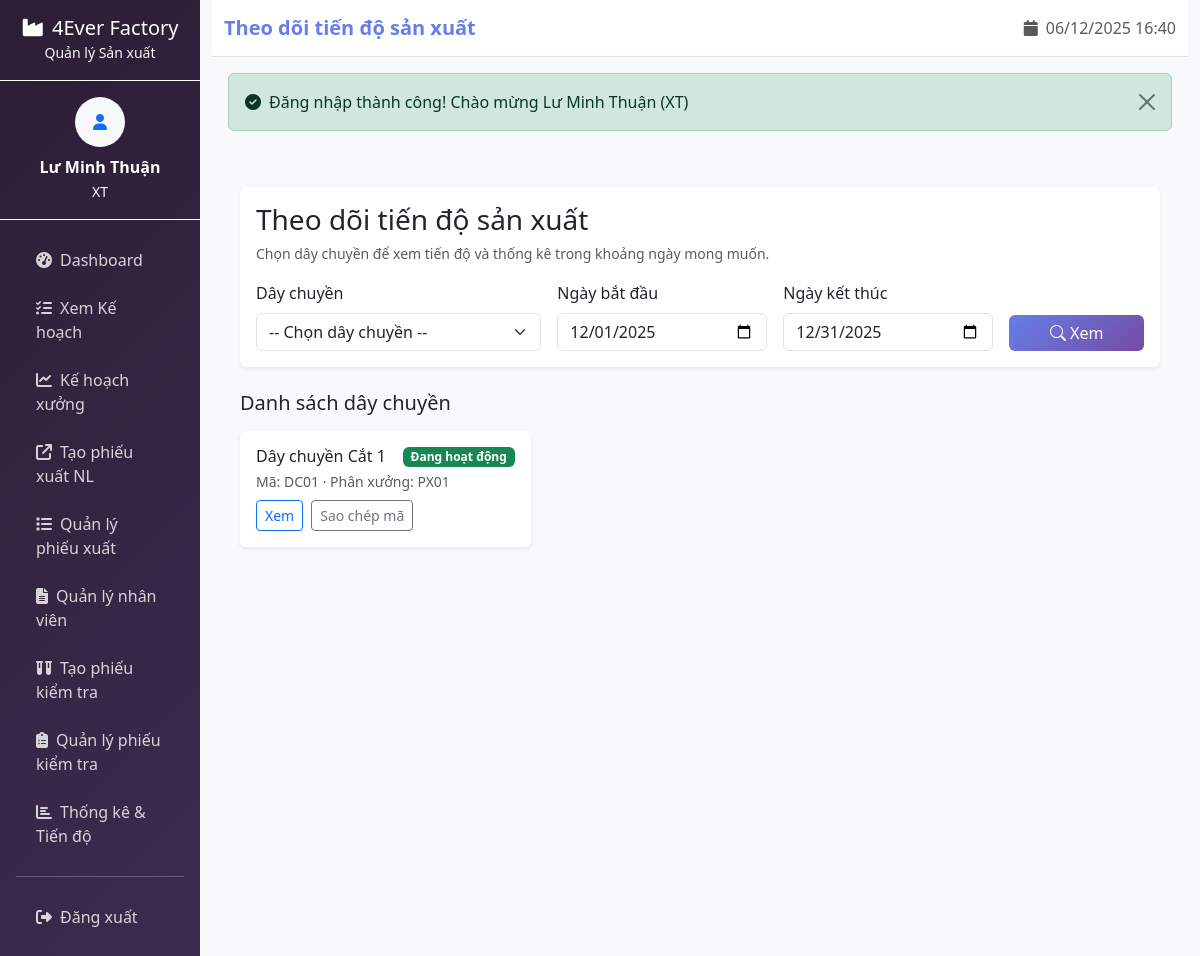
Page /xuongtruong/tien-do (signed in) on the earlier database version.
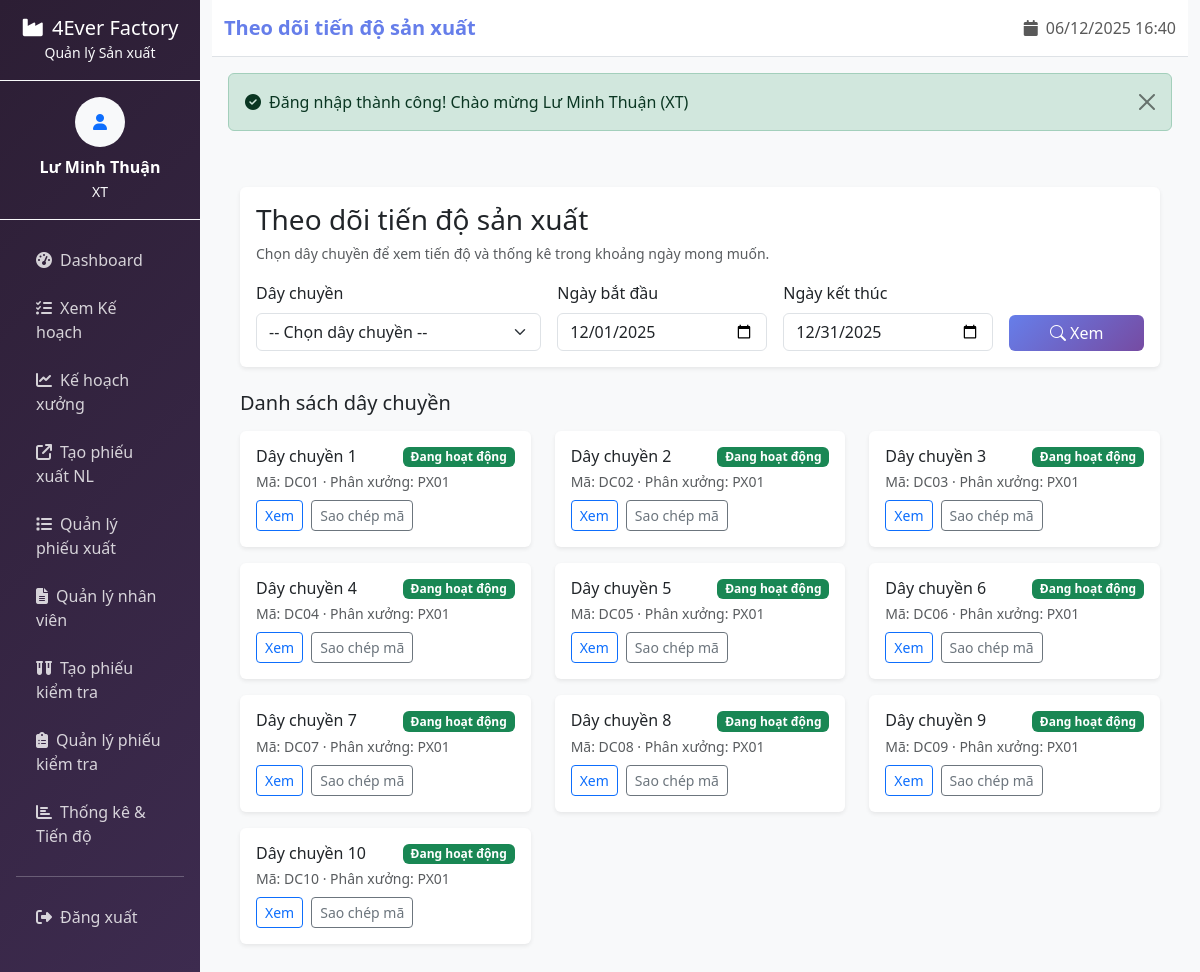
Same page on the later database version.
### tables this page shows
CREATE TABLE `daychuyen` (
  `MaDayChuyen` varchar(10) NOT NULL,
  `TenDayChuyen` varchar(100) NOT NULL,
  `MaPhanXuong` varchar(10) NOT NULL,
  `TrangThai` varchar(20) NOT NULL DEFAULT 'Đang hoạt động',
  `SoLuongCongNhan` int(11) NOT NULL DEFAULT 40 COMMENT 'Số công nhân cố định mỗi dây chuyền',
  `MaToTruong` varchar(10) DEFAULT NULL COMMENT 'Tổ trưởng phụ trách dây chuyền'
);

### app/views/xuongtruong/tien_do/index.php (the view, shortened to what the rows shown need)
<?php ob_start();
$today = new DateTime();
$firstDayOfMonth = new DateTime($today->format('Y-m-01'));
$lastDayOfMonth = clone $today;
$lastDayOfMonth->modify('last day of this month');
$defaultStartDate = $firstDayOfMonth->format('Y-m-d');
$defaultEndDate = $lastDayOfMonth->format('Y-m-d');
$startDate = !empty($_GET['start_date']) ? htmlspecialchars($_GET['start_date']) : $defaultStartDate;
$endDate = !empty($_GET['end_date']) ? htmlspecialchars($_GET['end_date']) : $defaultEndDate;
?>
<div class="container mt-4">
    <div class="card shadow-sm">
        <div class="card-body">
            <div class="d-flex justify-content-between align-items-start mb-3">
                <div>
                    <h3 class="mb-1">Theo dõi tiến độ sản xuất</h3>
                    <small class="text-muted">Chọn dây chuyền để xem tiến độ và thống kê trong khoảng ngày mong muốn.</small>
                </div>
            </div>
                    <?php
                    if (!empty($lines) && is_array($lines)) {
                        usort($lines, function($a, $b) {
                            $aCode = trim((string)($a['MaDayChuyen'] ?? ''));
                            $bCode = trim((string)($b['MaDayChuyen'] ?? ''));
                            $aName = trim((string)($a['TenDayChuyen'] ?? ''));
                            $bName = trim((string)($b['TenDayChuyen'] ?? ''));
                            $numA = null; $numB = null;
                            if (preg_match('/(\d+)$/', $aCode, $m)) $numA = intval($m[1]);
                            if (preg_match('/(\d+)$/', $bCode, $m)) $numB = intval($m[1]);
                            if ($numA !== null && $numB !== null) {
                                if ($numA === $numB) return strcasecmp($aCode, $bCode);
                                return $numA <=> $numB;
                            }
                            if ($numA !== null && $numB === null) return -1;
                            if ($numA === null && $numB !== null) return 1;
                            if ($aName === '' && $bName === '') return 0;
                            if ($aName === '') return 1;
                            if ($bName === '') return -1;
                            return strcasecmp($aName, $bName);
                        });
                    }
                    ?>
            <form method="get" action="<?= BASE_URL ?>xuongtruong/tien-do/show">
                <div class="row g-3 align-items-end">
                    <div class="col-md-4">
                        <label for="daychuyen" class="form-label">Dây chuyền</label>
                        <select id="daychuyen" name="ma" class="form-select" required>
                            <option value="">-- Chọn dây chuyền --</option>
                        </select>
                    </div>
                    <div class="col-md-3">
                        <label for="start_date" class="form-label">Ngày bắt đầu</label>
                        <input type="date" id="start_date" name="start_date" class="form-control" value="<?= $startDate ?>" required>
                    </div>
                    <div class="col-md-3">
                        <label for="end_date" class="form-label">Ngày kết thúc</label>
                        <input type="date" id="end_date" name="end_date" class="form-control" value="<?= $endDate ?>" required>
                    </div>
                    <div class="col-md-2">
                        <button class="btn btn-primary w-100" type="submit" title="Xem thống kê"><i class="bi bi-search"></i> Xem</button>
                    </div>
                </div>
            </form>
        </div>
    </div>
    <div class="mt-4">
        <h5 class="mb-3">Danh sách dây chuyền</h5>
        <div id="canonical-lines" class="row">
            <?php foreach ($lines as $l): ?>
                <div class="col-md-4 mb-3">
                    <div class="card h-100">
                        <div class="card-body d-flex flex-column">
                            <div class="d-flex justify-content-between align-items-start mb-1">
                                <?php $title = !empty($l['TenDayChuyen']) ? $l['TenDayChuyen'] : 'Chưa cấu hình'; ?>
                                <h6 class="card-title mb-0"><?= htmlspecialchars($title) ?></h6>
                                <?php
                                    $status = $l['TrangThai'] ?? null;
                                    $badgeClass = 'secondary';
                                    if ($status === 'Đang hoạt động') {
                                        $badgeClass = 'success';
                                    } elseif ($status === 'Tạm dừng') {
                                        $badgeClass = 'warning text-dark';
                                    } elseif ($status === 'Ngưng hoạt động') {
                                        $badgeClass = 'danger';
                                    } elseif ($status === 'Chưa cấu hình') {
                                        $badgeClass = 'secondary';
                                    }
                                ?>
                                <span class="badge bg-<?= $badgeClass ?> ms-2"><?= htmlspecialchars($status) ?></span>
                            </div>
                            <p class="text-muted mb-2 small">
                                <?php if (!empty($l['MaDayChuyen'])): ?>
                                    Mã: <?= htmlspecialchars($l['MaDayChuyen']) ?> · Phân xưởng: <?= htmlspecialchars($l['MaPhanXuong']) ?>
                                <?php else: ?>
                                    <em class="text-muted">Chưa cấu hình</em>
                                <?php endif; ?>
                            </p>
                            <div class="mt-auto d-flex gap-2">
                                <?php if (!empty($l['is_placeholder'])): ?>
                                    <button class="btn btn-outline-secondary btn-sm" disabled>Chưa có dữ liệu</button>
                                <?php else: ?>
                                    <a class="btn btn-outline-primary btn-sm" href="<?= BASE_URL ?>xuongtruong/tien-do/show?ma=<?= urlencode($l['MaDayChuyen']) ?>&start_date=<?= $defaultStartDate ?>&end_date=<?= $defaultEndDate ?>">Xem</a>
                                    <a class="btn btn-outline-secondary btn-sm" href="#" onclick="navigator.clipboard?.writeText('<?= htmlspecialchars($l['MaDayChuyen']) ?>');return false;">Sao chép mã</a>
                                <?php endif; ?>
                            </div>
                        </div>
                    </div>
                </div>
            <?php endforeach; ?>
        </div>
    </div>
</div>
    </div>
</div>
<link rel="stylesheet" href="https://cdn.jsdelivr.net/npm/bootstrap-icons@1.10.5/font/bootstrap-icons.css">
<?php
include APP_PATH . '/views/layouts/main.php';
?>

### app/Router.php (shortened to what the rows shown need)
<?php
class Router {
    private $routes = [];
    public function addRoute($method, $path, $controller, $action) {
        $this->routes[] = [
            'method' => strtoupper($method),
            'path' => $path,
            'controller' => $controller,
            'action' => $action
        ];
    }
    public function dispatch() {
        $requestMethod = $_SERVER['REQUEST_METHOD'];
        $requestPath = parse_url($_SERVER['REQUEST_URI'], PHP_URL_PATH);
        $basePath = '/4Ever';
        if (strpos($requestPath, $basePath) === 0) {
            $requestPath = substr($requestPath, strlen($basePath));
        }
        foreach ($this->routes as $route) {
            $matchResult = $this->matchPath($route['path'], $requestPath);
            if ($route['method'] === $requestMethod && $matchResult !== false) {
                $controllerName = $route['controller'];
                $actionName = $route['action'];
                $controllerFile = APP_PATH . '/controllers/' . $controllerName . '.php';
                if (file_exists($controllerFile)) {
                    $controller = new $controllerName();
                    if (method_exists($controller, $actionName)) {
                        if (is_array($matchResult) && count($matchResult) > 0) {
                            $controller->$actionName(...$matchResult);
                        } else {
                            $controller->$actionName();
                        }
                        return;
                    }
                }
            }
        }
    }
    private function matchPath($routePath, $requestPath) {
        if (strpos($routePath, '(.*)') !== false) {
            return false;
        }
        return $routePath === $requestPath ? [] : false;
    }
}
?>

Differences in the rows shown:
changed daychuyen "DC01": TenDayChuyen "Dây chuyền Cắt 1" → "Dây chuyền 1"
now on this page (row edited): daychuyen: TenDayChuyen "Dây chuyền 2", TrangThai "Đang hoạt động", MaDayChuyen "DC02", MaPhanXuong "PX01"
now on this page (row edited): daychuyen: TenDayChuyen "Dây chuyền 3", TrangThai "Đang hoạt động", MaDayChuyen "DC03", MaPhanXuong "PX01"
added daychuyen: TenDayChuyen "Dây chuyền 4", TrangThai "Đang hoạt động", MaDayChuyen "DC04", MaPhanXuong "PX01"
added daychuyen: TenDayChuyen "Dây chuyền 5", TrangThai "Đang hoạt động", MaDayChuyen "DC05", MaPhanXuong "PX01"
added daychuyen: TenDayChuyen "Dây chuyền 6", TrangThai "Đang hoạt động", MaDayChuyen "DC06", MaPhanXuong "PX01"
added daychuyen: TenDayChuyen "Dây chuyền 7", TrangThai "Đang hoạt động", MaDayChuyen "DC07", MaPhanXuong "PX01"
added daychuyen: TenDayChuyen "Dây chuyền 8", TrangThai "Đang hoạt động", MaDayChuyen "DC08", MaPhanXuong "PX01"
added daychuyen: TenDayChuyen "Dây chuyền 9", TrangThai "Đang hoạt động", MaDayChuyen "DC09", MaPhanXuong "PX01"
added daychuyen: TenDayChuyen "Dây chuyền 10", TrangThai "Đang hoạt động", MaDayChuyen "DC10", MaPhanXuong "PX01"
